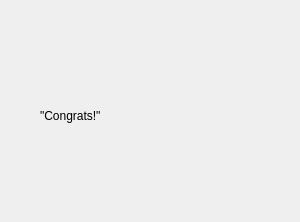
<?xml version="1.0" encoding="UTF-8"?>
<ui version="4.0">
 <class>congratsDialog</class>
 <widget class="QDialog" name="congratsDialog">
  <property name="windowModality">
   <enum>Qt::WindowModal</enum>
  </property>
  <property name="geometry">
   <rect>
    <x>0</x>
    <y>0</y>
    <width>300</width>
    <height>222</height>
   </rect>
  </property>
  <property name="windowTitle">
   <string>Game Over</string>
  </property>
  <property name="sizeGripEnabled">
   <bool>false</bool>
  </property>
  <property name="modal">
   <bool>true</bool>
  </property>
  <widget class="QLabel" name="congratsText">
   <property name="geometry">
    <rect>
     <x>40</x>
     <y>50</y>
     <width>211</width>
     <height>131</height>
    </rect>
   </property>
   <property name="text">
    <string>&quot;Congrats!&quot;</string>
   </property>
  </widget>
 </widget>
 <resources/>
 <connections/>
</ui>
